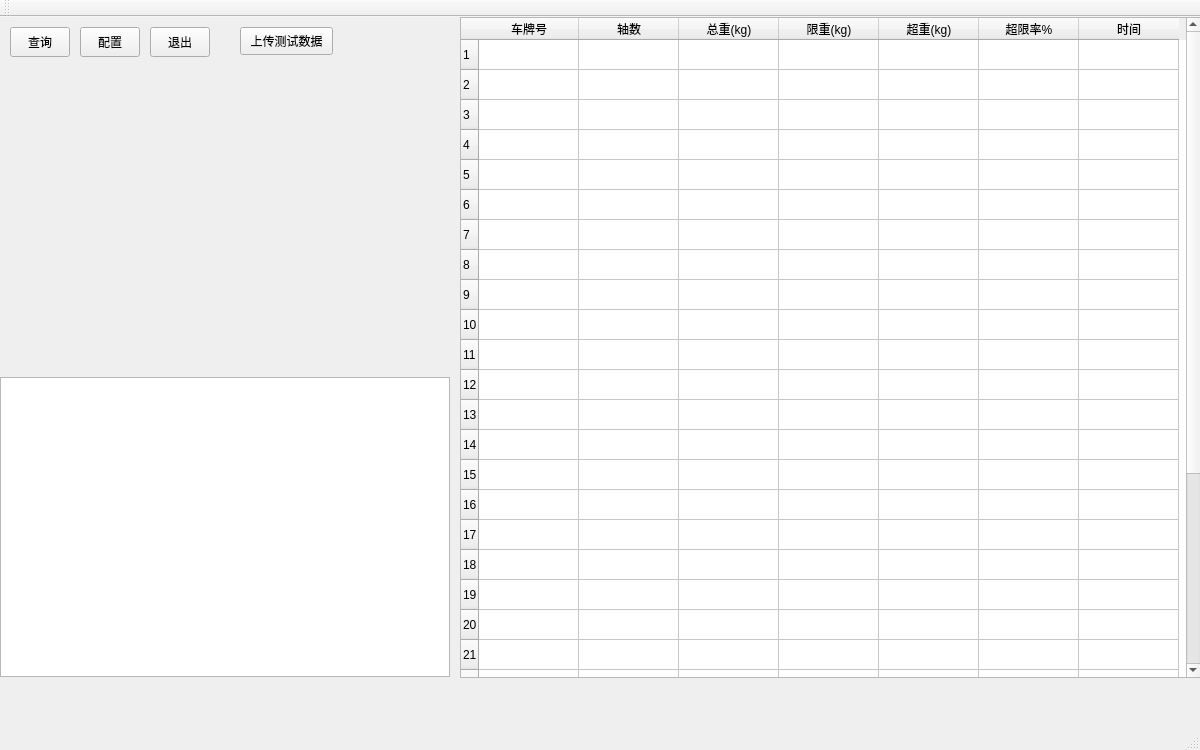
<?xml version="1.0" encoding="UTF-8"?>
<ui version="4.0">
 <class>MainWindow</class>
 <widget class="QMainWindow" name="MainWindow">
  <property name="geometry">
   <rect>
    <x>0</x>
    <y>0</y>
    <width>1200</width>
    <height>750</height>
   </rect>
  </property>
  <property name="windowTitle">
   <string>MainWindow</string>
  </property>
  <widget class="QWidget" name="centralWidget">
   <widget class="QPushButton" name="pushButton_select">
    <property name="geometry">
     <rect>
      <x>10</x>
      <y>10</y>
      <width>60</width>
      <height>30</height>
     </rect>
    </property>
    <property name="text">
     <string>查询</string>
    </property>
   </widget>
   <widget class="QPushButton" name="pushButton_setting">
    <property name="geometry">
     <rect>
      <x>80</x>
      <y>10</y>
      <width>60</width>
      <height>30</height>
     </rect>
    </property>
    <property name="text">
     <string>配置</string>
    </property>
   </widget>
   <widget class="QPushButton" name="pushButton_quit">
    <property name="geometry">
     <rect>
      <x>150</x>
      <y>10</y>
      <width>60</width>
      <height>30</height>
     </rect>
    </property>
    <property name="text">
     <string>退出</string>
    </property>
   </widget>
   <widget class="QTextEdit" name="textEdit_show">
    <property name="geometry">
     <rect>
      <x>0</x>
      <y>360</y>
      <width>450</width>
      <height>300</height>
     </rect>
    </property>
   </widget>
   <widget class="QTableWidget" name="tableWidget">
    <property name="geometry">
     <rect>
      <x>460</x>
      <y>0</y>
      <width>741</width>
      <height>661</height>
     </rect>
    </property>
    <property name="layoutDirection">
     <enum>Qt::LeftToRight</enum>
    </property>
    <property name="styleSheet">
     <string notr="true"/>
    </property>
    <property name="rowCount">
     <number>30</number>
    </property>
    <property name="columnCount">
     <number>7</number>
    </property>
    <row/>
    <row/>
    <row/>
    <row/>
    <row/>
    <row/>
    <row/>
    <row/>
    <row/>
    <row/>
    <row/>
    <row/>
    <row/>
    <row/>
    <row/>
    <row/>
    <row/>
    <row/>
    <row/>
    <row/>
    <row/>
    <row/>
    <row/>
    <row/>
    <row/>
    <row/>
    <row/>
    <row/>
    <row/>
    <row/>
    <column>
     <property name="text">
      <string>车牌号</string>
     </property>
    </column>
    <column>
     <property name="text">
      <string>轴数</string>
     </property>
    </column>
    <column>
     <property name="text">
      <string>总重(kg)</string>
     </property>
    </column>
    <column>
     <property name="text">
      <string>限重(kg)</string>
     </property>
    </column>
    <column>
     <property name="text">
      <string>超重(kg)</string>
     </property>
    </column>
    <column>
     <property name="text">
      <string>超限率%</string>
     </property>
    </column>
    <column>
     <property name="text">
      <string>时间</string>
     </property>
    </column>
   </widget>
   <widget class="QLabel" name="label_pic">
    <property name="geometry">
     <rect>
      <x>10</x>
      <y>50</y>
      <width>450</width>
      <height>300</height>
     </rect>
    </property>
    <property name="text">
     <string/>
    </property>
   </widget>
   <widget class="QPushButton" name="pbn_testUp">
    <property name="geometry">
     <rect>
      <x>240</x>
      <y>10</y>
      <width>93</width>
      <height>28</height>
     </rect>
    </property>
    <property name="text">
     <string>上传测试数据</string>
    </property>
   </widget>
  </widget>
  <widget class="QMenuBar" name="menuBar">
   <property name="geometry">
    <rect>
     <x>0</x>
     <y>0</y>
     <width>1200</width>
     <height>26</height>
    </rect>
   </property>
  </widget>
  <widget class="QToolBar" name="mainToolBar">
   <attribute name="toolBarArea">
    <enum>TopToolBarArea</enum>
   </attribute>
   <attribute name="toolBarBreak">
    <bool>false</bool>
   </attribute>
  </widget>
  <widget class="QStatusBar" name="statusBar"/>
 </widget>
 <layoutdefault spacing="6" margin="11"/>
 <resources/>
 <connections/>
</ui>
